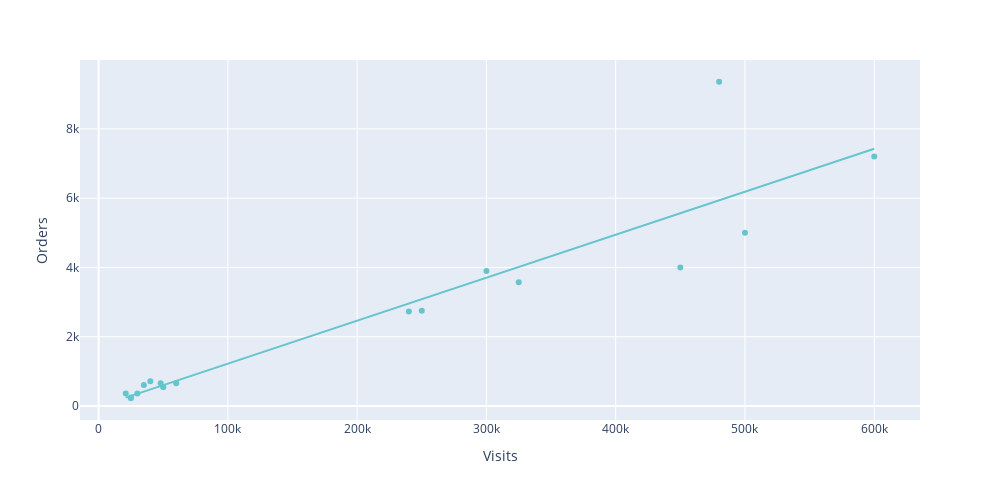

The notebook cell this image was saved under:
### Markdown cell above
# Plotting Visits vs Orders

It intuitively makes sense that as visits increase, the number of orders should too. And this is the trend observed in the scatter plot below.

### Code cell
fig = px.scatter(channel_revenue,x='Visits', y='Orders',
                 width=1000,height=500,
                 color_discrete_sequence=px.colors.qualitative.Pastel, 
                 trendline='ols',
                 hover_data=['Channel name','Week'])
fig.show()

### Figure 1 — Plotly figure (JSON) as saved in the notebook; plotly's stock layout.template omitted (floating-point values rounded to 4 significant figures)
{"data": [{"customdata": [["App install network A", 42], ["App install network B", 42], ["App install network C", 42], ["Web channel A", 42], ["Web channel B", 42], ["Web channel C", 42], ["Newsletters A", 42], ["Newsletters B", 42], ["PR", 42], ["App install network A", 43], ["App install network B", 43], ["App install network C", 43], ["Web channel A", 43], ["Web channel B", 43], ["Web channel C", 43], ["Newsletters A", 43], ["Newsletters B", 43], ["PR", 43]], "hovertemplate": "Visits=%{x}<br>Orders=%{y}<br>Channel name=%{customdata[0]}<br>Week=%{customdata[1]}<extra></extra>", "legendgroup": "", "marker": {"color": "rgb(102, 197, 204)", "symbol": "circle"}, "mode": "markers", "name": "", "orientation": "v", "showlegend": false, "type": "scatter", "x": [50000, 600000, 500000, 300000, 30000, 50000, 60000, 250000, 25000, 40000, 480000, 450000, 240000, 21000, 35000, 48000, 325000, 25000], "xaxis": "x", "y": [550, 7200, 5000, 3900, 360, 550, 660, 2750, 250, 715, 9360, 4000, 2730, 360, 605, 660, 3575, 225], "yaxis": "y"}, {"hovertemplate": "<b>OLS trendline</b><br>Orders = 0.0124074 * Visits + -18.6483<br>R<sup>2</sup>=0.866901<br><br>Visits=%{x}<br>Orders=%{y} <b>(trend)</b><extra></extra>", "legendgroup": "", "marker": {"color": "rgb(102, 197, 204)", "symbol": "circle"}, "mode": "lines", "name": "", "showlegend": false, "type": "scatter", "x": [21000, 25000, 25000, 30000, 35000, 40000, 48000, 50000, 50000, 60000, 240000, 250000, 300000, 325000, 450000, 480000, 500000, 600000], "xaxis": "x", "y": [241.9, 291.5, 291.5, 353.6, 415.6, 477.6, 576.9, 601.7, 601.7, 725.8, 2959.0, 3083.0, 3704.0, 4014.0, 5565.0, 5937.0, 6185.0, 7426.0], "yaxis": "y"}], "layout": {"height": 500, "legend": {"tracegroupgap": 0}, "margin": {"t": 60}, "width": 1000, "xaxis": {"anchor": "y", "domain": [0, 1], "title": {"text": "Visits"}}, "yaxis": {"anchor": "x", "domain": [0, 1], "title": {"text": "Orders"}}}}
